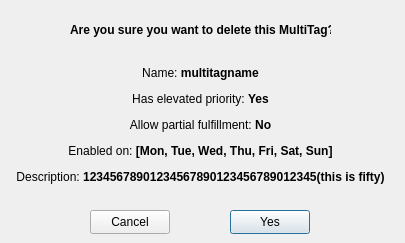
<?xml version="1.0" encoding="UTF-8"?>
<ui version="4.0">
 <class>DeleteMultitag_Confirmation</class>
 <widget class="QDialog" name="DeleteMultitag_Confirmation">
  <property name="geometry">
   <rect>
    <x>0</x>
    <y>0</y>
    <width>405</width>
    <height>243</height>
   </rect>
  </property>
  <property name="windowTitle">
   <string>Dialog</string>
  </property>
  <widget class="QLabel" name="label_title">
   <property name="geometry">
    <rect>
     <x>70</x>
     <y>10</y>
     <width>261</width>
     <height>41</height>
    </rect>
   </property>
   <property name="text">
    <string>&lt;html&gt;&lt;head/&gt;&lt;body&gt;&lt;p align=&quot;center&quot;&gt;&lt;span style=&quot; font-weight:700;&quot;&gt;Are you sure you want to delete this MultiTag?&lt;/span&gt;&lt;/p&gt;&lt;/body&gt;&lt;/html&gt;</string>
   </property>
  </widget>
  <widget class="QLabel" name="label_tagInfo">
   <property name="geometry">
    <rect>
     <x>10</x>
     <y>60</y>
     <width>381</width>
     <height>131</height>
    </rect>
   </property>
   <property name="text">
    <string>&lt;html&gt;&lt;head/&gt;&lt;body&gt;&lt;p align=&quot;center&quot;&gt;Name: &lt;span style=&quot; font-weight:700;&quot;&gt;multitagname&lt;/span&gt;&lt;/p&gt;&lt;p align=&quot;center&quot;&gt;Has elevated priority: &lt;span style=&quot; font-weight:700;&quot;&gt;Yes&lt;/span&gt;&lt;/p&gt;&lt;p align=&quot;center&quot;&gt;Allow partial fulfillment: &lt;span style=&quot; font-weight:700;&quot;&gt;No&lt;/span&gt;&lt;/p&gt;&lt;p align=&quot;center&quot;&gt;Enabled on: &lt;span style=&quot; font-weight:700;&quot;&gt;[Mon, Tue, Wed, Thu, Fri, Sat, Sun]&lt;/span&gt;&lt;/p&gt;&lt;p align=&quot;center&quot;&gt;Description: &lt;span style=&quot; font-weight:700;&quot;&gt;12345678901234567890123456789012345(this is fifty)&lt;/span&gt;&lt;/p&gt;&lt;/body&gt;&lt;/html&gt;</string>
   </property>
  </widget>
  <widget class="QPushButton" name="pushButton">
   <property name="geometry">
    <rect>
     <x>230</x>
     <y>210</y>
     <width>80</width>
     <height>24</height>
    </rect>
   </property>
   <property name="text">
    <string>Yes</string>
   </property>
  </widget>
  <widget class="QPushButton" name="pushButton_2">
   <property name="geometry">
    <rect>
     <x>90</x>
     <y>210</y>
     <width>80</width>
     <height>24</height>
    </rect>
   </property>
   <property name="text">
    <string>Cancel</string>
   </property>
  </widget>
 </widget>
 <resources/>
 <connections/>
</ui>
